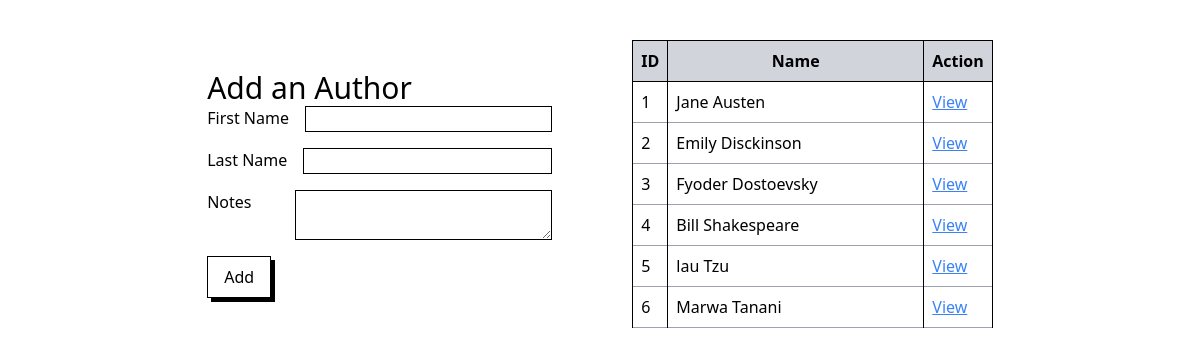
The app's page /authors with its own data.
### books_authers_app/models.py (models this page shows)
class Authors(models.Model):
    first_name=models.CharField(max_length=50)
    last_name=models.CharField(max_length=50)
    notes = models.TextField(default="No Notes")
    books=models.ManyToManyField(Book, related_name='authors')
    created_at=models.DateTimeField(auto_now_add=True)
    updated_at=models.DateTimeField(auto_now=True)

### books_authers_app/views.py (the view)
# urls.py: path("authors", views.authors),
def authors(request):
    context={
        'all_authors':Authors.objects.all()
    }
    return render(request,'authors.html',context)

### books_authers_app/templates/authors.html (shortened to what this page needs)
<!doctype html>
<html lang="en">
  <head>
    <script src="https://cdn.tailwindcss.com"></script>
  </head>
  <body>
    <div class="flex items-center justify-center gap-20 p-10">
      <div>
        <form action="/authors/create" method="post">
          <h1 class="text-3xl">Add an Author</h1>
          <div class="flex mb-4 gap-4 w-full">
            <label for="first_name" class="w-24 whitespace-nowrap"
              >First Name</label
            >
            <input
              type="text"
              name="first_name"
              class="border border-black w-full"
            />
          </div>
          <div class="flex mb-4 gap-4 w-full">
            <label for="last_name" class="w-24 whitespace-nowrap"
              >Last Name</label
            >
            <input
              type="text"
              name="last_name"
              class="border border-black w-full"
            />
          </div>
          <div class="flex mb-4 gap-4 w-full">
            <label for="notes" class="w-24 whitespace-nowrap">Notes</label>
            <textarea
              name="notes"
              class="border border-black w-full"
            ></textarea>
          </div>
          <button
            type="submit"
            class="border border-black px-4 py-2 shadow-[4px_4px_0px_black]"
          >
            Add
          </button>
        </form>
      </div>
      <div>
        <table class="border border-black border-collapse">
          <tr class="bg-gray-300">
            <th class="border border-black p-2">ID</th>
            <th class="border border-black p-2 w-64">Name</th>
            <th class="border border-black p-2">Action</th>
          </tr>
          {% for author in all_authors %}
          <tr class="border-b border-gray-400">
            <td class="border-l border-r border-black p-2">{{author.id}}</td>
            <td class="border-r border-black p-2">
              {{author.first_name}} {{author.last_name}}
            </td>
            <td class="border-r border-black p-2">
              <a href="/authors/{{author.id}}" class="underline text-blue-500"
                >View</a
              >
            </td>
          </tr>
          {% endfor %}
        </table>
      </div>
    </div>
  </body>
</html>

### records on screen
Authors: id "1", first_name "Jane", last_name "Austen"
Authors: id "2", first_name "Emily", last_name "Disckinson"
Authors: id "3", first_name "Fyoder", last_name "Dostoevsky"
Authors: id "4", first_name "Bill", last_name "Shakespeare"
Authors: id "5", first_name "lau", last_name "Tzu"
Authors: id "6", first_name "Marwa", last_name "Tanani"
